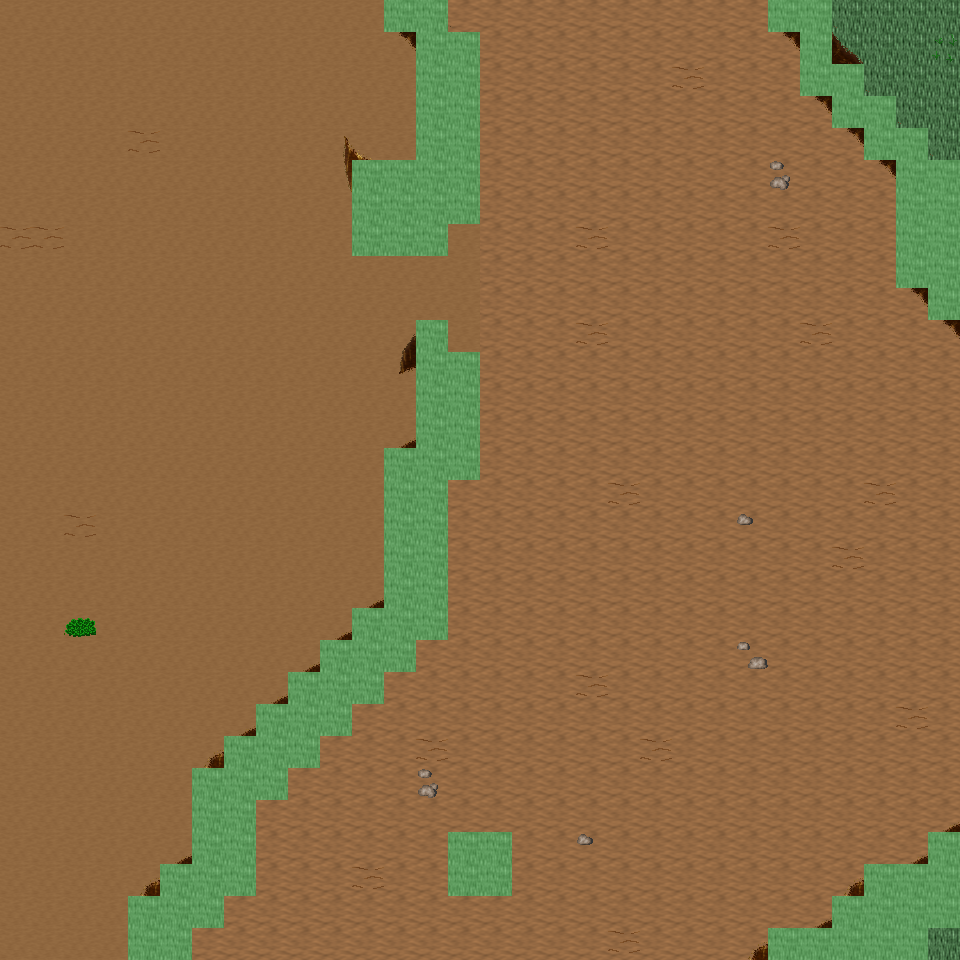

This game map was drawn from its Tiled (.tmx) file and the tilesets committed beside it. A one-line description and the trimmed map source follow:
An orthogonal 30x30 tile map with 32x32 px tiles, 6 tile layers (Ground, Object, Object2, Above, ...), 37 tilesets and 10 objects (10x mapExit).

<map version="1.0" orientation="orthogonal" renderorder="right-down" width="30" height="30" tilewidth="32" tileheight="32" nextobjectid="11">
  <tileset firstgid="1" name="tileset_ground_ground" tilewidth="32" tileheight="32" tilecount="33" columns="3">
    <image source="../drawable/tileset_ground_ground.png" width="96" height="352" />
  </tileset>
  <tileset firstgid="34" name="tileset_ground_ridge_earth_dark" tilewidth="32" tileheight="32" tilecount="96" columns="12">
    <image source="../drawable/tileset_ground_ridge_earth_dark.png" width="384" height="256" />
  </tileset>
  <tileset firstgid="130" name="tileset_ground_ridge_earth_pale" tilewidth="32" tileheight="32" tilecount="96" columns="12">
    <image source="../drawable/tileset_ground_ridge_earth_pale.png" width="384" height="256" />
  </tileset>
  <tileset firstgid="226" name="tileset_ground_earth_edges" tilewidth="32" tileheight="32" tilecount="18" columns="6">
    <image source="../drawable/tileset_ground_earth_edges.png" width="192" height="96" />
  </tileset>
  <tileset firstgid="244" name="tileset_ground_rock_pebbles" tilewidth="32" tileheight="32" tilecount="3" columns="1">
    <image source="../drawable/tileset_ground_rock_pebbles.png" width="32" height="96" />
  </tileset>
  <tileset firstgid="247" name="tileset_plant_grasses" tilewidth="32" tileheight="32" tilecount="6" columns="3">
    <image source="../drawable/tileset_plant_grasses.png" width="96" height="64" />
  </tileset>
  <tileset firstgid="253" name="tileset_plant_flower_daisy_yellow" tilewidth="32" tileheight="32" tilecount="8" columns="2">
    <image source="../drawable/tileset_plant_flower_daisy_yellow.png" width="64" height="128" />
  </tileset>
  <tileset firstgid="261" name="tileset_plant_bush_bushes" tilewidth="32" tileheight="32" tilecount="10" columns="5">
    <image source="../drawable/tileset_plant_bush_bushes.png" width="160" height="64" />
  </tileset>
  <tileset firstgid="271" name="tileset_plant_flower_daisy_red" tilewidth="32" tileheight="32" tilecount="8" columns="2">
    <image source="../drawable/tileset_plant_flower_daisy_red.png" width="64" height="128" />
  </tileset>
  <tileset firstgid="279" name="tileset_plant_tree_tree_darkgreen" tilewidth="32" tileheight="32" tilecount="88" columns="8">
    <image source="../drawable/tileset_plant_tree_tree_darkgreen.png" width="256" height="352" />
  </tileset>
  <tileset firstgid="367" name="tileset_plant_flower_daisy_blue" tilewidth="32" tileheight="32" tilecount="8" columns="2">
    <image source="../drawable/tileset_plant_flower_daisy_blue.png" width="64" height="128" />
  </tileset>
  <tileset firstgid="375" name="tileset_item_corpse_skull_pale" tilewidth="32" tileheight="32" tilecount="2" columns="2">
    <image source="../drawable/tileset_item_corpse_skull_pale.png" width="64" height="32" />
  </tileset>
  <tileset firstgid="377" name="tileset_plant_vine" tilewidth="32" tileheight="32" tilecount="3" columns="1">
    <image source="../drawable/tileset_plant_vine.png" width="32" height="96" />
  </tileset>
  <tileset firstgid="380" name="tileset_plant_flower_daisy_white" tilewidth="32" tileheight="32" tilecount="8" columns="2">
    <image source="../drawable/tileset_plant_flower_daisy_white.png" width="64" height="128" />
  </tileset>
  <tileset firstgid="388" name="tileset_item_corpse_huge_animal" tilewidth="32" tileheight="32" tilecount="16" columns="2">
    <image source="../drawable/tileset_item_corpse_huge_animal.png" width="64" height="256" />
  </tileset>
  <tileset firstgid="404" name="tileset_building_fence_fence_chunky" tilewidth="32" tileheight="32" tilecount="21" columns="3">
    <image source="../drawable/tileset_building_fence_fence_chunky.png" width="96" height="224" />
  </tileset>
  <tileset firstgid="425" name="tileset_ground_eye" tilewidth="32" tileheight="32" tilecount="9" columns="3">
    <image source="../drawable/tileset_ground_eye.png" width="96" height="96" />
  </tileset>
  <tileset firstgid="434" name="tileset_logic_creature_gnome" tilewidth="32" tileheight="32" tilecount="6" columns="6">
    <image source="../drawable/tileset_logic_creature_gnome.png" width="192" height="32" />
  </tileset>
  <tileset firstgid="440" name="tileset_logic_creature_animal" tilewidth="32" tileheight="32" tilecount="32" columns="8">
    <image source="../drawable/tileset_logic_creature_animal.png" width="256" height="128" />
  </tileset>
  <tileset firstgid="472" name="tileset_logic_collision" tilewidth="32" tileheight="32" tilecount="1" columns="1">
    <image source="../drawable/tileset_logic_collision.png" width="32" height="32" />
  </tileset>
  <tileset firstgid="473" name="tileset_plant_tree_taller_trees" tilewidth="32" tileheight="32" tilecount="32" columns="8">
    <image source="../drawable/tileset_plant_tree_taller_trees.png" width="256" height="128" />
  </tileset>
  <tileset firstgid="505" name="tileset_plant_tree_spruce" tilewidth="32" tileheight="32" tilecount="6" columns="2">
    <image source="../drawable/tileset_plant_tree_spruce.png" width="64" height="96" />
  </tileset>
  <tileset firstgid="511" name="tileset_ground_blue_paving" tilewidth="32" tileheight="32" tilecount="2" columns="1">
    <image source="../drawable/tileset_ground_blue_paving.png" width="32" height="64" />
  </tileset>
  <tileset firstgid="513" name="tileset_ground_grass_edges" tilewidth="32" tileheight="32" tilecount="36" columns="12">
    <image source="../drawable/tileset_ground_grass_edges.png" width="384" height="96" />
  </tileset>
  <tileset firstgid="549" name="tileset_ground_grass_corners" tilewidth="32" tileheight="32" tilecount="24" columns="6">
    <image source="../drawable/tileset_ground_grass_corners.png" width="192" height="128" />
  </tileset>
  <tileset firstgid="573" name="tileset_logic_item_fruits" tilewidth="32" tileheight="32" tilecount="10" columns="10">
    <image source="../drawable/tileset_logic_item_fruits.png" width="256" height="64" />
  </tileset>
  <tileset firstgid="583" name="tileset_building_house_pink_blue" tilewidth="32" tileheight="32" tilecount="99" columns="11">
    <image source="../drawable/tileset_building_house_pink_blue.png" width="352" height="288" />
  </tileset>
  <tileset firstgid="682" name="tileset_building_fence_stone_fence_white" tilewidth="32" tileheight="32" tilecount="9" columns="3">
    <image source="../drawable/tileset_building_fence_stone_fence_white.png" width="96" height="96" />
  </tileset>
  <tileset firstgid="691" name="tileset_plant_tree_pine_tree" tilewidth="32" tileheight="32" tilecount="20" columns="4">
    <image source="../drawable/tileset_plant_tree_pine_tree.png" width="128" height="160" />
  </tileset>
  <tileset firstgid="711" name="tileset_furniture_chair_bench_wooden" tilewidth="32" tileheight="32" tilecount="8" columns="2">
    <image source="../drawable/tileset_furniture_chair_bench_wooden.png" width="64" height="128" />
  </tileset>
  <tileset firstgid="719" name="tileset_item_postbox" tilewidth="32" tileheight="32" tilecount="4" columns="2">
    <image source="../drawable/tileset_item_postbox.png" width="64" height="64" />
  </tileset>
  <tileset firstgid="723" name="tileset_logic_portal" tilewidth="32" tileheight="32" tilecount="24" columns="8">
    <image source="../drawable/tileset_logic_portal.png" width="256" height="96" />
  </tileset>
  <tileset firstgid="747" name="tileset_furniture_light_lamp_blue" tilewidth="32" tileheight="32" tilecount="3" columns="1">
    <image source="../drawable/tileset_furniture_light_lamp_blue.png" width="32" height="96" />
  </tileset>
  <tileset firstgid="750" name="tileset_light_dim_light_7x5" tilewidth="32" tileheight="32" tilecount="35" columns="7">
    <image source="../drawable/tileset_light_dim_light_7x5.png" width="224" height="160" />
  </tileset>
  <tileset firstgid="785" name="tileset_light_light_5x5" tilewidth="32" tileheight="32" tilecount="25" columns="5">
    <image source="../drawable/tileset_light_light_5x5.png" width="160" height="160" />
  </tileset>
  <tileset firstgid="810" name="tileset_logic_creature_reptile" tilewidth="32" tileheight="32" tilecount="7" columns="7">
    <image source="../drawable/tileset_logic_creature_reptile.png" width="224" height="32" />
  </tileset>
  <tileset firstgid="817" name="tileset_plant_bushes_and_trees" tilewidth="32" tileheight="32" tilecount="144" columns="16">
    <image source="../drawable/tileset_plant_bushes_and_trees.png" width="512" height="289" />
  </tileset>
  <layer name="Ground" width="30" height="30">
    <data>[900 cells, 900 non-empty, 3 distinct tile ids]</data>
  </layer>
  <layer name="Object" width="30" height="30">
    <data>[900 cells, 127 non-empty, 27 distinct tile ids]</data>
  </layer>
  <layer name="Object2" width="30" height="30">
    <data>[900 cells, 29 non-empty, 10 distinct tile ids]</data>
  </layer>
  <layer name="Above" width="30" height="30">
    <data>[900 cells, 5 non-empty, 1 distinct tile ids]</data>
  </layer>
  <layer name="Above2" width="30" height="30">
    <data>[900 cells, 0 non-empty, 0 distinct tile ids]</data>
  </layer>
  <layer name="Walkable" width="30" height="30">
    <data>[900 cells, 104 non-empty, 1 distinct tile ids]</data>
  </layer>
  <objectgroup name="MapEvents">
    <object id="1" name="north" type="mapExit" x="0" y="0" width="384" height="32">
      <properties>
        <property name="map" value="level_0_x87_y77" />
        <property name="x" value="0" />
        <property name="y" value="28" />
      </properties>
    </object>
    <object id="2" name="north2" type="mapExit" x="448" y="0" width="320" height="32">
      <properties>
        <property name="map" value="level_0_x87_y77" />
        <property name="x" value="14" />
        <property name="y" value="28" />
      </properties>
    </object>
    <object id="3" name="north3" type="mapExit" x="832" y="0" width="128" height="32">
      <properties>
        <property name="map" value="level_0_x87_y77" />
        <property name="x" value="26" />
        <property name="y" value="28" />
      </properties>
    </object>
    <object id="4" name="south" type="mapExit" x="0" y="928" width="128" height="32">
      <properties>
        <property name="map" value="level_0_x87_y79" />
        <property name="x" value="0" />
        <property name="y" value="1" />
      </properties>
    </object>
    <object id="5" name="south2" type="mapExit" x="192" y="928" width="576" height="32">
      <properties>
        <property name="map" value="level_0_x87_y79" />
        <property name="x" value="6" />
        <property name="y" value="1" />
      </properties>
    </object>
    <object id="6" name="south3" type="mapExit" x="928" y="928" width="32" height="32">
      <properties>
        <property name="map" value="level_0_x87_y79" />
        <property name="x" value="29" />
        <property name="y" value="1" />
      </properties>
    </object>
    <object id="7" name="west" type="mapExit" x="0" y="0" width="32" height="960">
      <properties>
        <property name="map" value="level_0_x86_y78" />
        <property name="x" value="28" />
        <property name="y" value="0" />
      </properties>
    </object>
    <object id="8" name="east" type="mapExit" x="928" y="0" width="32" height="160">
      <properties>
        <property name="map" value="level_0_x88_y78" />
        <property name="x" value="1" />
        <property name="y" value="0" />
      </properties>
    </object>
    <object id="9" name="east2" type="mapExit" x="928" y="320" width="32" height="512">
      <properties>
        <property name="map" value="level_0_x88_y78" />
        <property name="x" value="1" />
        <property name="y" value="10" />
      </properties>
    </object>
    <object id="10" name="east3" type="mapExit" x="928" y="928" width="32" height="32">
      <properties>
        <property name="map" value="level_0_x88_y78" />
        <property name="x" value="1" />
        <property name="y" value="29" />
      </properties>
    </object>
  </objectgroup>
</map>
